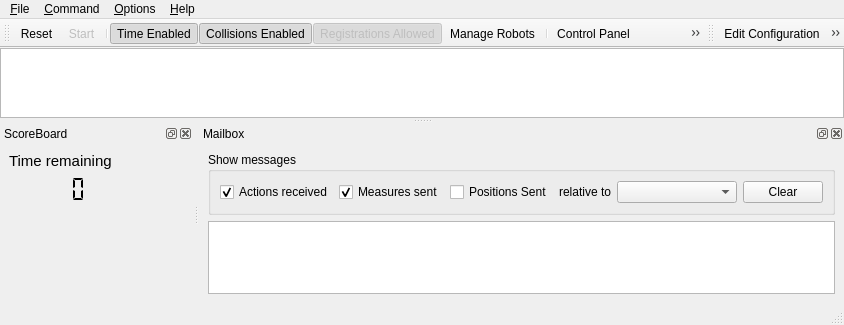
<?xml version="1.0" encoding="UTF-8"?>
<ui version="4.0">
 <class>cbSimulatorGUI</class>
 <widget class="QMainWindow" name="cbSimulatorGUI">
  <property name="geometry">
   <rect>
    <x>0</x>
    <y>0</y>
    <width>796</width>
    <height>325</height>
   </rect>
  </property>
  <property name="windowTitle">
   <string>CiberRato Simulator 2016</string>
  </property>
  <widget class="QWidget" name="centralwidget">
   <layout class="QVBoxLayout" name="verticalLayout">
    <property name="margin">
     <number>0</number>
    </property>
    <item>
     <widget class="QTextEdit" name="messages">
      <property name="toolTip">
       <string>Messages</string>
      </property>
      <property name="readOnly">
       <bool>true</bool>
      </property>
     </widget>
    </item>
   </layout>
  </widget>
  <widget class="QMenuBar" name="menubar">
   <property name="geometry">
    <rect>
     <x>0</x>
     <y>0</y>
     <width>796</width>
     <height>21</height>
    </rect>
   </property>
   <widget class="QMenu" name="menuFile">
    <property name="title">
     <string>&amp;File</string>
    </property>
    <widget class="QMenu" name="menuConfiguration">
     <property name="title">
      <string>&amp;Configuration</string>
     </property>
     <addaction name="actionEdit_Configuration"/>
     <addaction name="actionOpen_Configuration"/>
     <addaction name="actionSave_Configuration"/>
    </widget>
    <addaction name="menuConfiguration"/>
    <addaction name="actionOpen_Lab"/>
    <addaction name="actionLoad_Defaults"/>
    <addaction name="separator"/>
    <addaction name="actionManageRobots"/>
    <addaction name="actionControl_Panel"/>
    <addaction name="actionLaunch_Viewer"/>
    <addaction name="separator"/>
    <addaction name="actionExit"/>
   </widget>
   <widget class="QMenu" name="menuCommand">
    <property name="title">
     <string>&amp;Command</string>
    </property>
    <addaction name="actionReset"/>
    <addaction name="actionStartStop"/>
   </widget>
   <widget class="QMenu" name="menuOptions">
    <property name="title">
     <string>&amp;Options</string>
    </property>
    <addaction name="actionGPS_Enabled"/>
    <addaction name="actionScore_Sensor_Enabled"/>
    <addaction name="actionTime_Enabled"/>
    <addaction name="actionCollisions_Enabled"/>
    <addaction name="actionRegistrations_Open"/>
   </widget>
   <widget class="QMenu" name="menuHelp">
    <property name="title">
     <string>&amp;Help</string>
    </property>
    <addaction name="actionSimulator_Help"/>
    <addaction name="actionAbout_Simulator"/>
   </widget>
   <addaction name="menuFile"/>
   <addaction name="menuCommand"/>
   <addaction name="menuOptions"/>
   <addaction name="menuHelp"/>
  </widget>
  <widget class="QStatusBar" name="statusbar"/>
  <widget class="QToolBar" name="toolBar_1">
   <property name="windowTitle">
    <string>Control ToolBar</string>
   </property>
   <property name="iconSize">
    <size>
     <width>24</width>
     <height>24</height>
    </size>
   </property>
   <attribute name="toolBarArea">
    <enum>TopToolBarArea</enum>
   </attribute>
   <attribute name="toolBarBreak">
    <bool>false</bool>
   </attribute>
   <addaction name="actionReset"/>
   <addaction name="actionStartStop"/>
   <addaction name="separator"/>
   <addaction name="actionTime_Enabled"/>
   <addaction name="actionCollisions_Enabled"/>
   <addaction name="actionRegistrations_Open"/>
   <addaction name="actionManageRobots"/>
   <addaction name="separator"/>
   <addaction name="actionControl_Panel"/>
   <addaction name="actionLaunch_Viewer"/>
  </widget>
  <widget class="QDockWidget" name="dockWidget_Score">
   <property name="sizePolicy">
    <sizepolicy hsizetype="Preferred" vsizetype="Minimum">
     <horstretch>0</horstretch>
     <verstretch>0</verstretch>
    </sizepolicy>
   </property>
   <property name="windowIcon">
    <iconset resource="default.qrc">
     <normaloff>:/images/icons/score</normaloff>:/images/icons/score</iconset>
   </property>
   <property name="floating">
    <bool>false</bool>
   </property>
   <property name="features">
    <set>QDockWidget::AllDockWidgetFeatures</set>
   </property>
   <property name="windowTitle">
    <string>ScoreBoard</string>
   </property>
   <attribute name="dockWidgetArea">
    <number>8</number>
   </attribute>
   <widget class="QWidget" name="dockWidgetContents_Score">
    <layout class="QGridLayout" name="gridLayout">
     <item row="0" column="0">
      <widget class="QLabel" name="label_2">
       <property name="font">
        <font>
         <pointsize>11</pointsize>
         <weight>50</weight>
         <bold>false</bold>
        </font>
       </property>
       <property name="text">
        <string>Time remaining</string>
       </property>
      </widget>
     </item>
     <item row="0" column="2" rowspan="3" colspan="2">
      <layout class="QGridLayout" name="gridLayout_Scores"/>
     </item>
     <item row="0" column="1">
      <spacer name="horizontalSpacer_2">
       <property name="orientation">
        <enum>Qt::Horizontal</enum>
       </property>
       <property name="sizeType">
        <enum>QSizePolicy::Fixed</enum>
       </property>
       <property name="sizeHint" stdset="0">
        <size>
         <width>60</width>
         <height>1</height>
        </size>
       </property>
      </spacer>
     </item>
     <item row="1" column="0">
      <widget class="QLCDNumber" name="lcdNumber_TimeRemain">
       <property name="sizePolicy">
        <sizepolicy hsizetype="Fixed" vsizetype="Fixed">
         <horstretch>0</horstretch>
         <verstretch>0</verstretch>
        </sizepolicy>
       </property>
       <property name="minimumSize">
        <size>
         <width>100</width>
         <height>27</height>
        </size>
       </property>
       <property name="maximumSize">
        <size>
         <width>100</width>
         <height>27</height>
        </size>
       </property>
       <property name="palette">
        <palette>
         <active>
          <colorrole role="WindowText">
           <brush brushstyle="SolidPattern">
            <color alpha="255">
             <red>0</red>
             <green>0</green>
             <blue>0</blue>
            </color>
           </brush>
          </colorrole>
          <colorrole role="Button">
           <brush brushstyle="SolidPattern">
            <color alpha="255">
             <red>255</red>
             <green>255</green>
             <blue>255</blue>
            </color>
           </brush>
          </colorrole>
          <colorrole role="Light">
           <brush brushstyle="SolidPattern">
            <color alpha="255">
             <red>255</red>
             <green>255</green>
             <blue>255</blue>
            </color>
           </brush>
          </colorrole>
          <colorrole role="Midlight">
           <brush brushstyle="SolidPattern">
            <color alpha="255">
             <red>255</red>
             <green>255</green>
             <blue>255</blue>
            </color>
           </brush>
          </colorrole>
          <colorrole role="Dark">
           <brush brushstyle="SolidPattern">
            <color alpha="255">
             <red>127</red>
             <green>127</green>
             <blue>127</blue>
            </color>
           </brush>
          </colorrole>
          <colorrole role="Mid">
           <brush brushstyle="SolidPattern">
            <color alpha="255">
             <red>170</red>
             <green>170</green>
             <blue>170</blue>
            </color>
           </brush>
          </colorrole>
          <colorrole role="Text">
           <brush brushstyle="SolidPattern">
            <color alpha="255">
             <red>0</red>
             <green>0</green>
             <blue>0</blue>
            </color>
           </brush>
          </colorrole>
          <colorrole role="BrightText">
           <brush brushstyle="SolidPattern">
            <color alpha="255">
             <red>255</red>
             <green>255</green>
             <blue>255</blue>
            </color>
           </brush>
          </colorrole>
          <colorrole role="ButtonText">
           <brush brushstyle="SolidPattern">
            <color alpha="255">
             <red>0</red>
             <green>0</green>
             <blue>0</blue>
            </color>
           </brush>
          </colorrole>
          <colorrole role="Base">
           <brush brushstyle="SolidPattern">
            <color alpha="255">
             <red>255</red>
             <green>255</green>
             <blue>255</blue>
            </color>
           </brush>
          </colorrole>
          <colorrole role="Window">
           <brush brushstyle="SolidPattern">
            <color alpha="255">
             <red>255</red>
             <green>255</green>
             <blue>255</blue>
            </color>
           </brush>
          </colorrole>
          <colorrole role="Shadow">
           <brush brushstyle="SolidPattern">
            <color alpha="255">
             <red>0</red>
             <green>0</green>
             <blue>0</blue>
            </color>
           </brush>
          </colorrole>
          <colorrole role="AlternateBase">
           <brush brushstyle="SolidPattern">
            <color alpha="255">
             <red>255</red>
             <green>255</green>
             <blue>255</blue>
            </color>
           </brush>
          </colorrole>
          <colorrole role="ToolTipBase">
           <brush brushstyle="SolidPattern">
            <color alpha="255">
             <red>255</red>
             <green>255</green>
             <blue>220</blue>
            </color>
           </brush>
          </colorrole>
          <colorrole role="ToolTipText">
           <brush brushstyle="SolidPattern">
            <color alpha="255">
             <red>0</red>
             <green>0</green>
             <blue>0</blue>
            </color>
           </brush>
          </colorrole>
         </active>
         <inactive>
          <colorrole role="WindowText">
           <brush brushstyle="SolidPattern">
            <color alpha="255">
             <red>0</red>
             <green>0</green>
             <blue>0</blue>
            </color>
           </brush>
          </colorrole>
          <colorrole role="Button">
           <brush brushstyle="SolidPattern">
            <color alpha="255">
             <red>255</red>
             <green>255</green>
             <blue>255</blue>
            </color>
           </brush>
          </colorrole>
          <colorrole role="Light">
           <brush brushstyle="SolidPattern">
            <color alpha="255">
             <red>255</red>
             <green>255</green>
             <blue>255</blue>
            </color>
           </brush>
          </colorrole>
          <colorrole role="Midlight">
           <brush brushstyle="SolidPattern">
            <color alpha="255">
             <red>255</red>
             <green>255</green>
             <blue>255</blue>
            </color>
           </brush>
          </colorrole>
          <colorrole role="Dark">
           <brush brushstyle="SolidPattern">
            <color alpha="255">
             <red>127</red>
             <green>127</green>
             <blue>127</blue>
            </color>
           </brush>
          </colorrole>
          <colorrole role="Mid">
           <brush brushstyle="SolidPattern">
            <color alpha="255">
             <red>170</red>
             <green>170</green>
             <blue>170</blue>
            </color>
           </brush>
          </colorrole>
          <colorrole role="Text">
           <brush brushstyle="SolidPattern">
            <color alpha="255">
             <red>0</red>
             <green>0</green>
             <blue>0</blue>
            </color>
           </brush>
          </colorrole>
          <colorrole role="BrightText">
           <brush brushstyle="SolidPattern">
            <color alpha="255">
             <red>255</red>
             <green>255</green>
             <blue>255</blue>
            </color>
           </brush>
          </colorrole>
          <colorrole role="ButtonText">
           <brush brushstyle="SolidPattern">
            <color alpha="255">
             <red>0</red>
             <green>0</green>
             <blue>0</blue>
            </color>
           </brush>
          </colorrole>
          <colorrole role="Base">
           <brush brushstyle="SolidPattern">
            <color alpha="255">
             <red>255</red>
             <green>255</green>
             <blue>255</blue>
            </color>
           </brush>
          </colorrole>
          <colorrole role="Window">
           <brush brushstyle="SolidPattern">
            <color alpha="255">
             <red>255</red>
             <green>255</green>
             <blue>255</blue>
            </color>
           </brush>
          </colorrole>
          <colorrole role="Shadow">
           <brush brushstyle="SolidPattern">
            <color alpha="255">
             <red>0</red>
             <green>0</green>
             <blue>0</blue>
            </color>
           </brush>
          </colorrole>
          <colorrole role="AlternateBase">
           <brush brushstyle="SolidPattern">
            <color alpha="255">
             <red>255</red>
             <green>255</green>
             <blue>255</blue>
            </color>
           </brush>
          </colorrole>
          <colorrole role="ToolTipBase">
           <brush brushstyle="SolidPattern">
            <color alpha="255">
             <red>255</red>
             <green>255</green>
             <blue>220</blue>
            </color>
           </brush>
          </colorrole>
          <colorrole role="ToolTipText">
           <brush brushstyle="SolidPattern">
            <color alpha="255">
             <red>0</red>
             <green>0</green>
             <blue>0</blue>
            </color>
           </brush>
          </colorrole>
         </inactive>
         <disabled>
          <colorrole role="WindowText">
           <brush brushstyle="SolidPattern">
            <color alpha="255">
             <red>127</red>
             <green>127</green>
             <blue>127</blue>
            </color>
           </brush>
          </colorrole>
          <colorrole role="Button">
           <brush brushstyle="SolidPattern">
            <color alpha="255">
             <red>255</red>
             <green>255</green>
             <blue>255</blue>
            </color>
           </brush>
          </colorrole>
          <colorrole role="Light">
           <brush brushstyle="SolidPattern">
            <color alpha="255">
             <red>255</red>
             <green>255</green>
             <blue>255</blue>
            </color>
           </brush>
          </colorrole>
          <colorrole role="Midlight">
           <brush brushstyle="SolidPattern">
            <color alpha="255">
             <red>255</red>
             <green>255</green>
             <blue>255</blue>
            </color>
           </brush>
          </colorrole>
          <colorrole role="Dark">
           <brush brushstyle="SolidPattern">
            <color alpha="255">
             <red>127</red>
             <green>127</green>
             <blue>127</blue>
            </color>
           </brush>
          </colorrole>
          <colorrole role="Mid">
           <brush brushstyle="SolidPattern">
            <color alpha="255">
             <red>170</red>
             <green>170</green>
             <blue>170</blue>
            </color>
           </brush>
          </colorrole>
          <colorrole role="Text">
           <brush brushstyle="SolidPattern">
            <color alpha="255">
             <red>127</red>
             <green>127</green>
             <blue>127</blue>
            </color>
           </brush>
          </colorrole>
          <colorrole role="BrightText">
           <brush brushstyle="SolidPattern">
            <color alpha="255">
             <red>255</red>
             <green>255</green>
             <blue>255</blue>
            </color>
           </brush>
          </colorrole>
          <colorrole role="ButtonText">
           <brush brushstyle="SolidPattern">
            <color alpha="255">
             <red>127</red>
             <green>127</green>
             <blue>127</blue>
            </color>
           </brush>
          </colorrole>
          <colorrole role="Base">
           <brush brushstyle="SolidPattern">
            <color alpha="255">
             <red>255</red>
             <green>255</green>
             <blue>255</blue>
            </color>
           </brush>
          </colorrole>
          <colorrole role="Window">
           <brush brushstyle="SolidPattern">
            <color alpha="255">
             <red>255</red>
             <green>255</green>
             <blue>255</blue>
            </color>
           </brush>
          </colorrole>
          <colorrole role="Shadow">
           <brush brushstyle="SolidPattern">
            <color alpha="255">
             <red>0</red>
             <green>0</green>
             <blue>0</blue>
            </color>
           </brush>
          </colorrole>
          <colorrole role="AlternateBase">
           <brush brushstyle="SolidPattern">
            <color alpha="255">
             <red>255</red>
             <green>255</green>
             <blue>255</blue>
            </color>
           </brush>
          </colorrole>
          <colorrole role="ToolTipBase">
           <brush brushstyle="SolidPattern">
            <color alpha="255">
             <red>255</red>
             <green>255</green>
             <blue>220</blue>
            </color>
           </brush>
          </colorrole>
          <colorrole role="ToolTipText">
           <brush brushstyle="SolidPattern">
            <color alpha="255">
             <red>0</red>
             <green>0</green>
             <blue>0</blue>
            </color>
           </brush>
          </colorrole>
         </disabled>
        </palette>
       </property>
       <property name="toolTip">
        <string>Time remaining</string>
       </property>
       <property name="frameShape">
        <enum>QFrame::NoFrame</enum>
       </property>
       <property name="numDigits">
        <number>4</number>
       </property>
       <property name="segmentStyle">
        <enum>QLCDNumber::Flat</enum>
       </property>
      </widget>
     </item>
     <item row="2" column="0" colspan="2">
      <spacer name="verticalSpacer_2">
       <property name="orientation">
        <enum>Qt::Vertical</enum>
       </property>
       <property name="sizeHint" stdset="0">
        <size>
         <width>1</width>
         <height>0</height>
        </size>
       </property>
      </spacer>
     </item>
    </layout>
   </widget>
  </widget>
  <widget class="QToolBar" name="toolBar_2">
   <property name="windowTitle">
    <string>Settings ToolBar</string>
   </property>
   <property name="iconSize">
    <size>
     <width>24</width>
     <height>24</height>
    </size>
   </property>
   <attribute name="toolBarArea">
    <enum>TopToolBarArea</enum>
   </attribute>
   <attribute name="toolBarBreak">
    <bool>false</bool>
   </attribute>
   <addaction name="actionEdit_Configuration"/>
   <addaction name="actionOpen_Configuration"/>
   <addaction name="actionSave_Configuration"/>
   <addaction name="actionOpen_Lab"/>
   <addaction name="actionLoad_Defaults"/>
  </widget>
  <widget class="QDockWidget" name="dockWidget_Mailbox">
   <property name="enabled">
    <bool>true</bool>
   </property>
   <property name="sizePolicy">
    <sizepolicy hsizetype="Preferred" vsizetype="Minimum">
     <horstretch>0</horstretch>
     <verstretch>0</verstretch>
    </sizepolicy>
   </property>
   <property name="windowIcon">
    <iconset resource="default.qrc">
     <normaloff>:/images/icons/message</normaloff>:/images/icons/message</iconset>
   </property>
   <property name="floating">
    <bool>false</bool>
   </property>
   <property name="windowTitle">
    <string>Mailbox</string>
   </property>
   <attribute name="dockWidgetArea">
    <number>8</number>
   </attribute>
   <widget class="QWidget" name="dockWidgetContents_Mail">
    <layout class="QVBoxLayout" name="verticalLayout_2">
     <item>
      <widget class="QGroupBox" name="groupBox">
       <property name="title">
        <string>Show messages</string>
       </property>
       <layout class="QGridLayout" name="gridLayout_3">
        <item row="0" column="4">
         <widget class="QComboBox" name="comboBox_Robot">
          <property name="minimumSize">
           <size>
            <width>120</width>
            <height>0</height>
           </size>
          </property>
          <property name="toolTip">
           <string>Robot</string>
          </property>
          <property name="insertPolicy">
           <enum>QComboBox::InsertAlphabetically</enum>
          </property>
         </widget>
        </item>
        <item row="0" column="0">
         <widget class="QCheckBox" name="checkBox_Actions">
          <property name="toolTip">
           <string>Motor Actions received from robot</string>
          </property>
          <property name="text">
           <string>Actions received</string>
          </property>
          <property name="checked">
           <bool>true</bool>
          </property>
         </widget>
        </item>
        <item row="0" column="1">
         <widget class="QCheckBox" name="checkBox_Measures">
          <property name="toolTip">
           <string>Sensor Measures sent to robot</string>
          </property>
          <property name="text">
           <string>Measures sent</string>
          </property>
          <property name="checked">
           <bool>true</bool>
          </property>
         </widget>
        </item>
        <item row="0" column="2">
         <widget class="QCheckBox" name="checkBox_Positions">
          <property name="toolTip">
           <string>Robot Positions sent to Viewer(s)</string>
          </property>
          <property name="text">
           <string>Positions Sent</string>
          </property>
          <property name="checked">
           <bool>false</bool>
          </property>
         </widget>
        </item>
        <item row="0" column="3">
         <widget class="QLabel" name="label">
          <property name="text">
           <string>relative to</string>
          </property>
          <property name="alignment">
           <set>Qt::AlignRight|Qt::AlignTrailing|Qt::AlignVCenter</set>
          </property>
         </widget>
        </item>
        <item row="0" column="6">
         <widget class="QPushButton" name="pushButton_ClearMailBox">
          <property name="text">
           <string>Clear</string>
          </property>
         </widget>
        </item>
        <item row="0" column="5">
         <spacer name="horizontalSpacer">
          <property name="orientation">
           <enum>Qt::Horizontal</enum>
          </property>
          <property name="sizeHint" stdset="0">
           <size>
            <width>0</width>
            <height>1</height>
           </size>
          </property>
         </spacer>
        </item>
       </layout>
      </widget>
     </item>
     <item>
      <widget class="QTextEdit" name="textEdit_Mailbox">
       <property name="readOnly">
        <bool>true</bool>
       </property>
      </widget>
     </item>
    </layout>
   </widget>
  </widget>
  <action name="actionReset">
   <property name="icon">
    <iconset resource="default.qrc">
     <normaloff>:/images/control/reset</normaloff>:/images/control/reset</iconset>
   </property>
   <property name="text">
    <string>&amp;Reset</string>
   </property>
   <property name="shortcut">
    <string>Ctrl+R</string>
   </property>
  </action>
  <action name="actionSimulator_Help">
   <property name="text">
    <string>&amp;Help</string>
   </property>
   <property name="shortcut">
    <string>F1</string>
   </property>
  </action>
  <action name="actionAbout_Simulator">
   <property name="text">
    <string>&amp;About Simulator</string>
   </property>
  </action>
  <action name="actionExit">
   <property name="icon">
    <iconset resource="default.qrc">
     <normaloff>:/images/buttons/exit</normaloff>:/images/buttons/exit</iconset>
   </property>
   <property name="text">
    <string>E&amp;xit</string>
   </property>
   <property name="shortcut">
    <string>Ctrl+Q</string>
   </property>
  </action>
  <action name="actionGPS_Enabled">
   <property name="checkable">
    <bool>true</bool>
   </property>
   <property name="checked">
    <bool>true</bool>
   </property>
   <property name="text">
    <string>GP&amp;S Enabled</string>
   </property>
   <property name="toolTip">
    <string>Toggle GPS</string>
   </property>
  </action>
  <action name="actionScore_Sensor_Enabled">
   <property name="checkable">
    <bool>true</bool>
   </property>
   <property name="text">
    <string>S&amp;core Sensor Enabled</string>
   </property>
   <property name="toolTip">
    <string>Toggle Score Sensor</string>
   </property>
  </action>
  <action name="actionTime_Enabled">
   <property name="checkable">
    <bool>true</bool>
   </property>
   <property name="checked">
    <bool>true</bool>
   </property>
   <property name="enabled">
    <bool>true</bool>
   </property>
   <property name="icon">
    <iconset resource="default.qrc">
     <normaloff>:/images/buttons/time_off</normaloff>
     <normalon>:/images/buttons/time_on</normalon>:/images/buttons/time_off</iconset>
   </property>
   <property name="text">
    <string>T&amp;ime Enabled</string>
   </property>
   <property name="toolTip">
    <string>Toggle Simulation Time Limit</string>
   </property>
  </action>
  <action name="actionOpen_Lab">
   <property name="icon">
    <iconset resource="default.qrc">
     <normaloff>:/images/buttons/lab</normaloff>:/images/buttons/lab</iconset>
   </property>
   <property name="text">
    <string>Change &amp;Lab</string>
   </property>
   <property name="toolTip">
    <string>Change Lab and Grid</string>
   </property>
   <property name="shortcut">
    <string>Ctrl+L</string>
   </property>
  </action>
  <action name="actionEdit_Configuration">
   <property name="icon">
    <iconset resource="default.qrc">
     <normaloff>:/images/buttons/config</normaloff>:/images/buttons/config</iconset>
   </property>
   <property name="text">
    <string>&amp;Edit Configuration</string>
   </property>
   <property name="shortcut">
    <string>Ctrl+E</string>
   </property>
  </action>
  <action name="actionOpen_Configuration">
   <property name="icon">
    <iconset resource="default.qrc">
     <normaloff>:/images/buttons/open</normaloff>:/images/buttons/open</iconset>
   </property>
   <property name="text">
    <string>Open &amp;Configuration</string>
   </property>
  </action>
  <action name="actionSave_Configuration">
   <property name="icon">
    <iconset resource="default.qrc">
     <normaloff>:/images/buttons/save</normaloff>:/images/buttons/save</iconset>
   </property>
   <property name="text">
    <string>&amp;Save Configuration</string>
   </property>
  </action>
  <action name="actionLaunch_Viewer">
   <property name="checkable">
    <bool>true</bool>
   </property>
   <property name="icon">
    <iconset resource="default.qrc">
     <normaloff>:/images/buttons/viewer_close</normaloff>
     <normalon>:/images/buttons/viewer_open</normalon>:/images/buttons/viewer_close</iconset>
   </property>
   <property name="text">
    <string>Launch &amp;Viewer</string>
   </property>
   <property name="shortcut">
    <string>Ctrl+V</string>
   </property>
  </action>
  <action name="actionRegistrations_Open">
   <property name="checkable">
    <bool>true</bool>
   </property>
   <property name="checked">
    <bool>true</bool>
   </property>
   <property name="enabled">
    <bool>false</bool>
   </property>
   <property name="icon">
    <iconset resource="default.qrc">
     <normaloff>:/images/buttons/lock_closed</normaloff>
     <normalon>:/images/buttons/lock_open</normalon>:/images/buttons/lock_closed</iconset>
   </property>
   <property name="text">
    <string>Re&amp;gistrations Allowed</string>
   </property>
   <property name="toolTip">
    <string>Toggle Robot Registrations</string>
   </property>
  </action>
  <action name="actionStartStop">
   <property name="enabled">
    <bool>false</bool>
   </property>
   <property name="icon">
    <iconset resource="default.qrc">
     <normaloff>:/images/control/start</normaloff>
     <normalon>:/images/control/stop</normalon>:/images/control/start</iconset>
   </property>
   <property name="text">
    <string>&amp;Start</string>
   </property>
   <property name="toolTip">
    <string>Start</string>
   </property>
   <property name="shortcut">
    <string>Ctrl+S</string>
   </property>
  </action>
  <action name="actionManageRobots">
   <property name="checkable">
    <bool>true</bool>
   </property>
   <property name="icon">
    <iconset resource="default.qrc">
     <normaloff>:/images/buttons/mouse</normaloff>:/images/buttons/mouse</iconset>
   </property>
   <property name="text">
    <string>&amp;Manage Robots</string>
   </property>
   <property name="toolTip">
    <string>Show Robots Management Window</string>
   </property>
   <property name="shortcut">
    <string>Ctrl+M</string>
   </property>
  </action>
  <action name="actionControl_Panel">
   <property name="checkable">
    <bool>true</bool>
   </property>
   <property name="icon">
    <iconset resource="default.qrc">
     <normaloff>:/images/buttons/panel</normaloff>:/images/buttons/panel</iconset>
   </property>
   <property name="text">
    <string>Control &amp;Panel</string>
   </property>
   <property name="toolTip">
    <string>Show Control Panel Window</string>
   </property>
   <property name="shortcut">
    <string>F2</string>
   </property>
  </action>
  <action name="actionLoad_Defaults">
   <property name="icon">
    <iconset resource="default.qrc">
     <normaloff>:/images/buttons/defaults</normaloff>:/images/buttons/defaults</iconset>
   </property>
   <property name="text">
    <string>Load &amp;Defaults</string>
   </property>
   <property name="toolTip">
    <string>Sets Lab, Grid and Parameters to Default Values</string>
   </property>
   <property name="shortcut">
    <string>Ctrl+D</string>
   </property>
  </action>
  <action name="actionCollisions_Enabled">
   <property name="checkable">
    <bool>true</bool>
   </property>
   <property name="checked">
    <bool>true</bool>
   </property>
   <property name="icon">
    <iconset resource="default.qrc">
     <normaloff>:/images/buttons/collisions_off</normaloff>
     <normalon>:/images/buttons/collisions_on</normalon>:/images/buttons/collisions_off</iconset>
   </property>
   <property name="text">
    <string>Co&amp;llisions Enabled</string>
   </property>
   <property name="toolTip">
    <string>Toggle Collisions between Robots</string>
   </property>
  </action>
 </widget>
 <resources>
  <include location="default.qrc"/>
 </resources>
 <connections/>
</ui>
